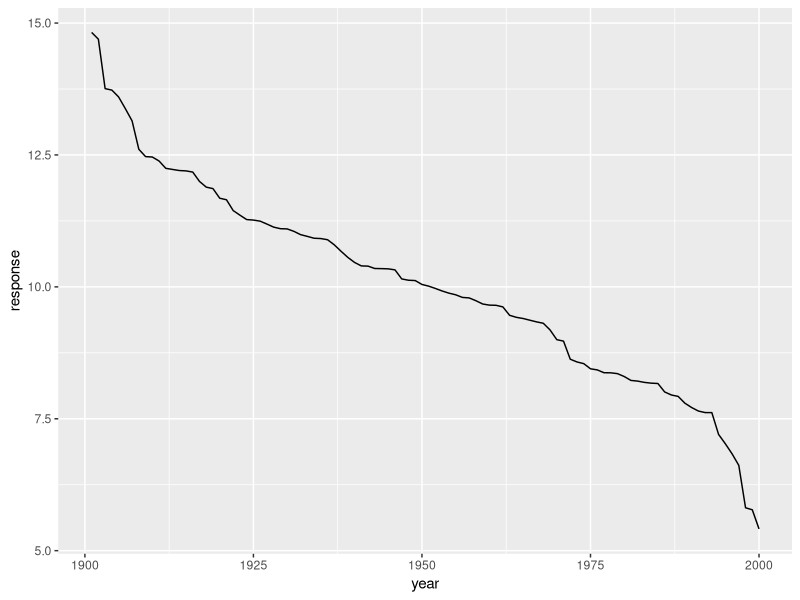
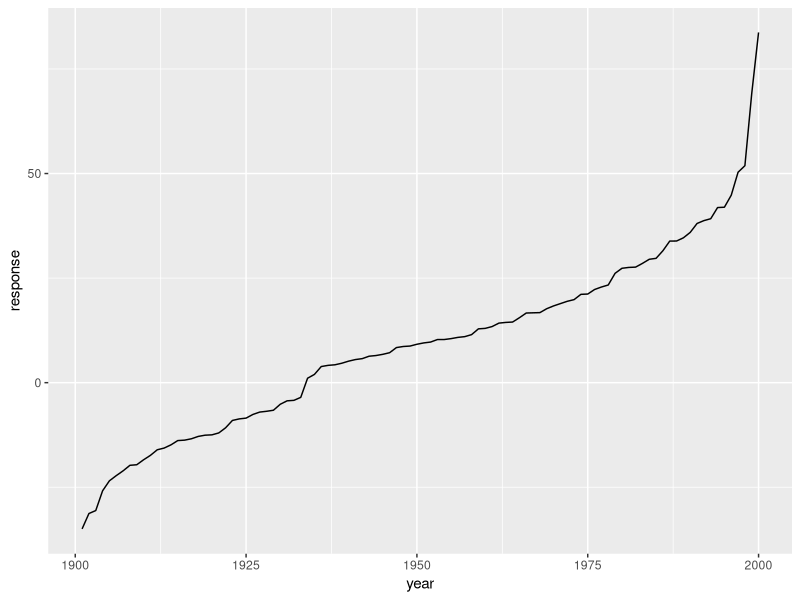

These charts were generated, in order, by the following R code:
# Trainingsdag programmeren in R (Trainee)
# Uitwerking van eerste opdracht TM-dag 27-06-2018
# Stephan vd Zwaard

# Inladen packages
library(tidyverse)

# Create df with two columns with 100 random numbers with varying SD.
df1 <- data.frame(x=rnorm(100, mean=10, sd=2),
                  y=rnorm(100, mean=10, sd=20))

# Create df with time series with upward or negative slope.
# Downward slope
  df2 <- df1 %>%
          arrange(desc(x)) %>%
          rename(response=x) %>%
          mutate(year = 1901:2000)
  ggplot(df2,aes(x=year,y=response)) +
        geom_line()
  
# Upward slope
  df2 <- df1 %>%
          arrange(y) %>%
          rename(response=y) %>%
          mutate(year = 1901:2000)
  ggplot(df2,aes(x=year,y=response)) +
      geom_line()
  
#jij ook lekker bezig jongen ;) 
